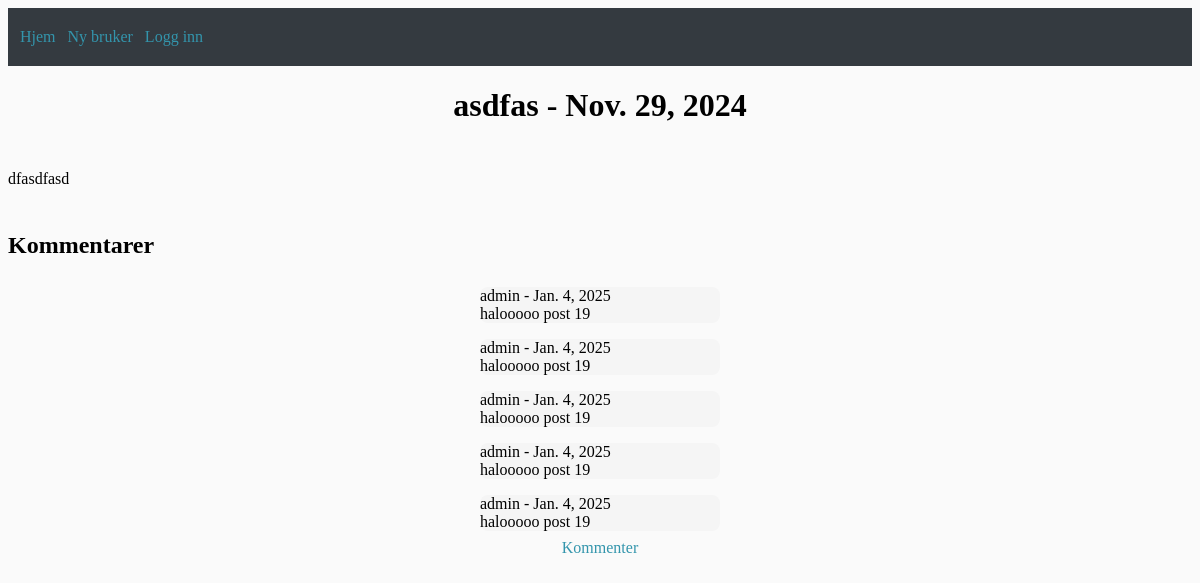
Page /artikkel/19/ on the committed database.
### blog/models.py (models this page shows, shortened)
class Post(models.Model):
    title = models.CharField(max_length=100)
    author = models.ForeignKey(User, on_delete=models.CASCADE)
    body = models.TextField()
    date = models.DateField(default=timezone.now)
    categories = models.ManyToManyField(Category, related_name='posts', default="Annet")

class Comment(models.Model):
    post = models.ForeignKey(Post, related_name="comments", on_delete=models.CASCADE)
    comment_author = models.ForeignKey(User, on_delete=models.CASCADE)
    body = models.TextField()
    date = models.DateField(default=timezone.now)

### blog/views.py (the view)
# urls.py: path('artikkel/<int:pk>/', blog_article_content.as_view(), name="blog_article_content"),
class blog_article_content(DetailView):
    model = Post
    template_name = 'blog_article_content.html'

### blog/templates/blog_article_content.html (shortened to what this page needs)
{% extends 'basetemplate.html' %}
    {% block defaultnavbar %}
        <h1>{{post.title}} - {{post.date}}</h1>
        <p class="indented-text">{{post.body}}</p>
    <h2>Kommentarer</h2>
    {% if not post.comments.all %}
        <p>Ganske tomt her...</p>
    {% else %}
        <div class="kommentar-container">
            {% for comment in post.comments.all %}
                <div class="kommentar">
                {{ comment.comment_author }} - {{ comment.date }}
                <br>
                {{ comment.body }}
                </div>
            {% endfor %}
    {% endif %}
        <div>
            <a href="{% url 'newcomment' pk=object.pk %}">Kommenter</a>
        </div>
        </div>
    {% endblock %}

### blog/static/style.css (style rules this page uses)
h1 { text-align: center; }
.indented-text { padding-top: 3vh; padding-bottom: 3vh; }
a { color: #3395ac; text-decoration: none; }
.kommentar { margin-top: 1vh; margin-bottom: 1vh; background-color: whitesmoke; width: 20vw; border-radius: 1vh; }
.kommentar-container { display: flex; flex-flow: column; justify-content: center; align-items: center; }

### rows in the picture
Post: title "asdfas", date "Nov. 29, 2024", body "dfasdfasd"
Comment: comment_author "admin", date "Jan. 4, 2025", body "halooooo post 19"
Comment: comment_author "admin", date "Jan. 4, 2025", body "halooooo post 19"
Comment: comment_author "admin", date "Jan. 4, 2025", body "halooooo post 19"
Comment: comment_author "admin", date "Jan. 4, 2025", body "halooooo post 19"
Comment: comment_author "admin", date "Jan. 4, 2025", body "halooooo post 19"
